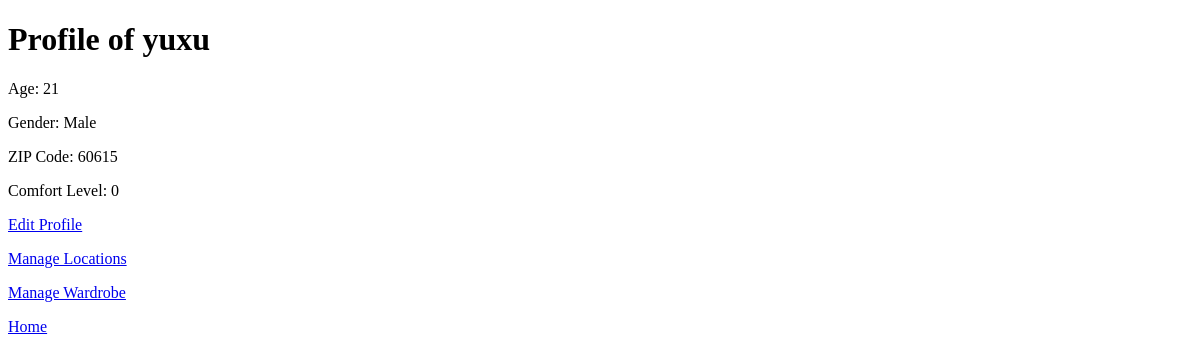
The app's page /profile (signed in), older data.
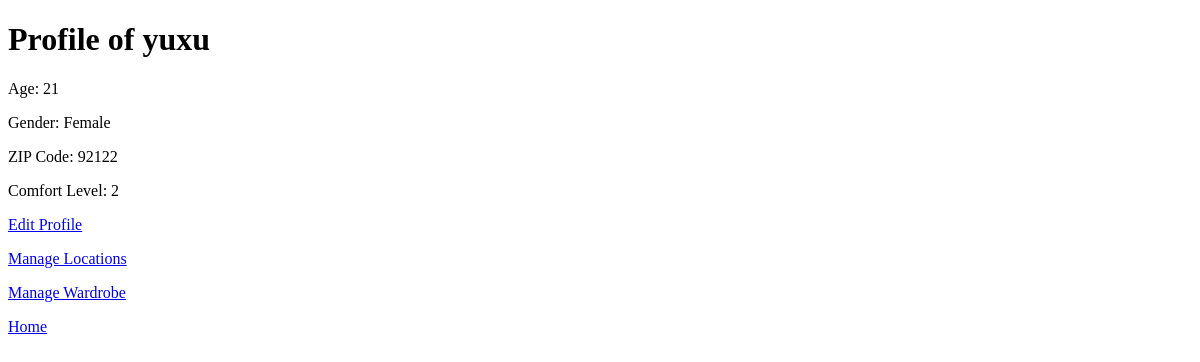
The same page, newer data.
### models.py (models this page shows, shortened)
class Profile(db.Model):
    id = db.Column(db.Integer, primary_key = True) # set user id to be primary key
    age = db.Column(db.Integer, nullable = False)
    gender = db.Column(db.String(20), nullable = False)
    location_zip = db.Column(db.String(10), nullable=True)
    location_city = db.Column(db.String(100), nullable=True)
    location_latitude = db.Column(db.String, nullable=True)
    location_longitude = db.Column(db.String, nullable=True)
    comfort_level = db.Column(db.Integer, nullable = False)
    user_id = db.Column(db.Integer, db.ForeignKey('user.id'), nullable = False)

### main.py (the view)
@app.route('/profile', methods = ['GET', 'POST'])
@login_required
def profile():
        return render_template('profile.html', profile = current_user.profile)

### main.py (called while the page is built)
@app.before_request
def setup():
        db.create_all()
        populate_sample_data()

@login_manager.user_loader
def load_user(user_id):
    return User.query.get(int(user_id))

### templates/profile.html (shortened to what this page needs)
<!DOCTYPE html>
<html lang="en">
<head>
</head>
<body>
    <h1>Profile of {{ current_user.username }}</h1>
    <p>Age: {{ profile.age }}</p>
    <p>Gender: {{ profile.gender }}</p>
    {% if profile.location_zip %}
    <div>ZIP Code: {{ profile.location_zip }}</div>
    {% endif %}
    <p>Comfort Level: {{ profile.comfort_level }}</p>
    <p><a href="{{ url_for('edit_profile') }}">Edit Profile</a></p>
    <p><a href="{{ url_for('manage_locations') }}">Manage Locations</a></p>
    <p><a href="{{ url_for('manage_wardrobe') }}">Manage Wardrobe</a></p>
    <p><a href="{{ url_for('home') }}">Home</a></p>
</body>
</html>

Row changes from the older to the newer data that the page shows:
changed Profile: gender "Male" → "Female"; location_zip "60615" → "92122"; comfort_level "0" → "2"
